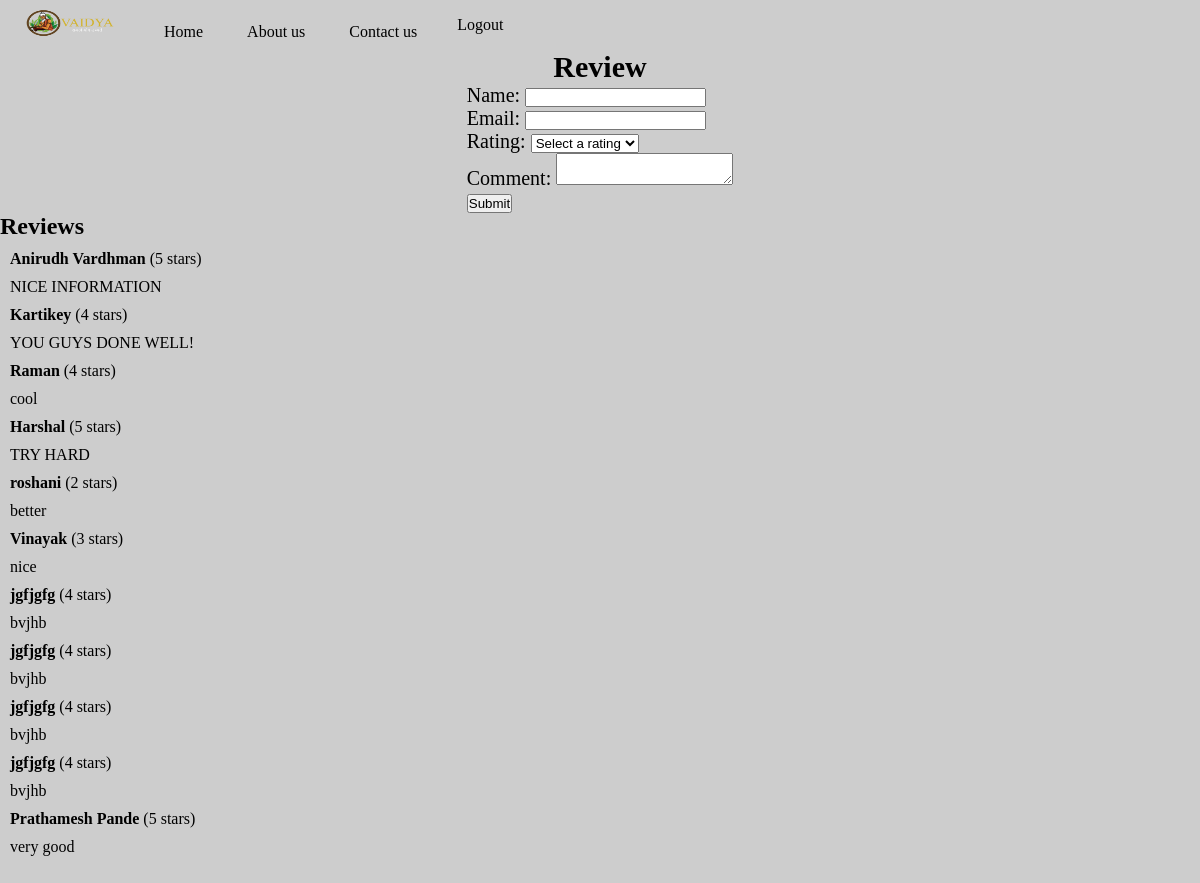
/review.php, run on the app's committed database.
### tables this page shows
CREATE TABLE `reviews` (
  `id` int(11) NOT NULL,
  `name` varchar(50) NOT NULL,
  `email` varchar(50) NOT NULL,
  `rating` int(11) NOT NULL,
  `comment` text NOT NULL
);

### review.php (the view, shortened to what this page needs)
<?php
$host = "localhost";
$username = "root";
$password = "";
$dbname = "vaidya";
$conn = new mysqli($host, $username, $password, $dbname);
?>
<!DOCTYPE html>
<html lang="en">
<head>
    <link rel="stylesheet" href="review.css">
</head>
<body>
<header>
    <nav>
        <ul>
            <li><a href="home.php " style="color:rgb(242, 244, 232, 1)"><img src="Vaidya.png" alt="Vaidya" width="100" height="28"></a></li>
            <li class="about"><a href="index.php">Home</a></li>
            <li class="about"><a href="about.html">About us</a></li>
            <li class="about"><a href="contact.php">Contact us</a></li>
        </ul>
    </nav>
    <nav class="reg">
        <ul>
            <li><a href="index.php">Logout</a></li>
        </ul>
    </nav>
</header>
    <div style="
    display: flex;
    justify-content: center;
    align-items: center;
    font-size: 20px;">
    <form method="post">
    <h2 style="text-align: center;">Review</h2>
            <label for="name">Name:</label>
            <input type="text" id="name" name="name" required>
            <br>
            <label for="email">Email:</label>
            <input type="email" id="email" name="email" required>
            <br>
            <label for="rating">Rating:</label>
            <select id="rating" name="rating" required>
                <option value="">Select a rating</option>
            </select>
            <br>
            <label for="comment">Comment:</label>
            <textarea id="comment" name="comment" required></textarea>
            <br>
            <input type="submit" name="submit" value="Submit">
    </form>
    </div>
    <div>
            <?php
            $sql = "SELECT * FROM reviews";
            $result = mysqli_query($conn, $sql);
            if (mysqli_num_rows($result) > 0) {
                echo "<h2>Reviews</h2>";
                while ($row = mysqli_fetch_assoc($result)) {
                echo "<p><strong>" . $row['name'] . "</strong> (" . $row['rating'] . " stars)</p>";
                echo "<p>" . $row['comment'] . "</p>";
                }
            } else {
                echo "<p>No reviews yet.</p>";
            }
            ?>
    </div>
</body>
</html>

### review.css (style rules this page uses)
* { margin: 0; padding: 0; text-decoration: none; box-sizing: border-box; }
body { min-height: 100vh; background-color:#CDCDCD ; background-image: none; background-size: cover; background-repeat: no-repeat; height: 150vh; }
header { background:transparent; margin: 0;padding: 0; height: 50px; display: flex; align-items: center; }
p { margin: 10px; }
header * { display: inline; }
header li { margin: 20px; }
header li a { color: black; text-decoration: none; }

### data on the page
reviews: name "Anirudh Vardhman", rating "5", comment "NICE INFORMATION"
reviews: name "Kartikey", rating "4", comment "YOU GUYS DONE WELL!"
reviews: name "Raman", rating "4", comment "cool"
reviews: name "Harshal", rating "5", comment "TRY HARD"
reviews: name "roshani", rating "2", comment "better"
reviews: name "Vinayak", rating "3", comment "nice"
reviews: name "jgfjgfg", rating "4", comment "bvjhb"
reviews: name "jgfjgfg", rating "4", comment "bvjhb"
reviews: name "jgfjgfg", rating "4", comment "bvjhb"
reviews: name "jgfjgfg", rating "4", comment "bvjhb"
reviews: name "Prathamesh Pande", rating "5", comment "very good"
